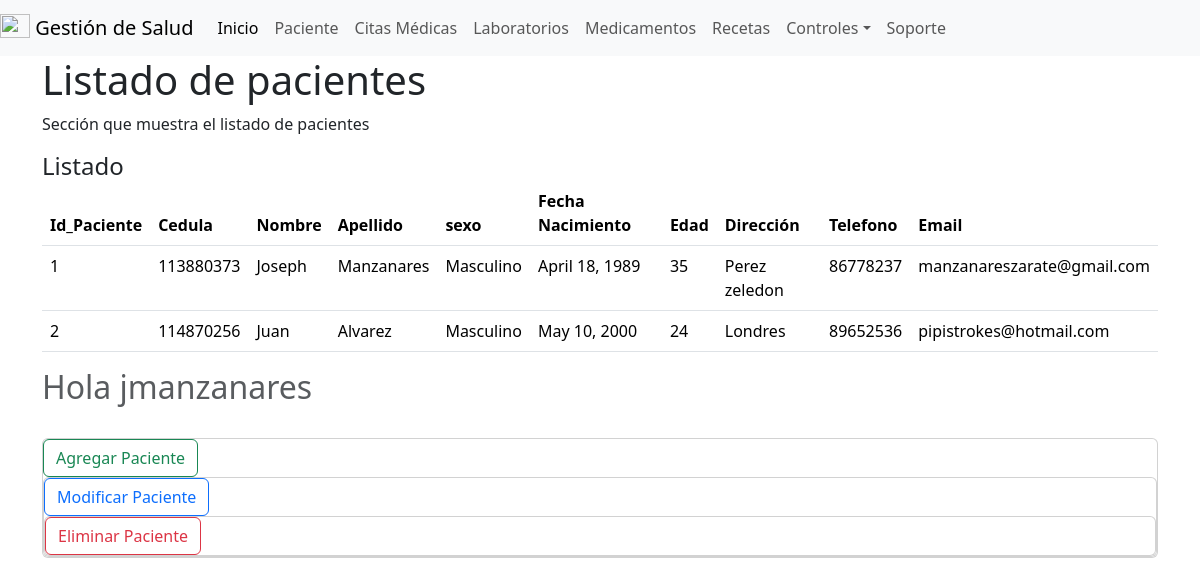
/index/ (signed in), run on an earlier commit of the app's database.
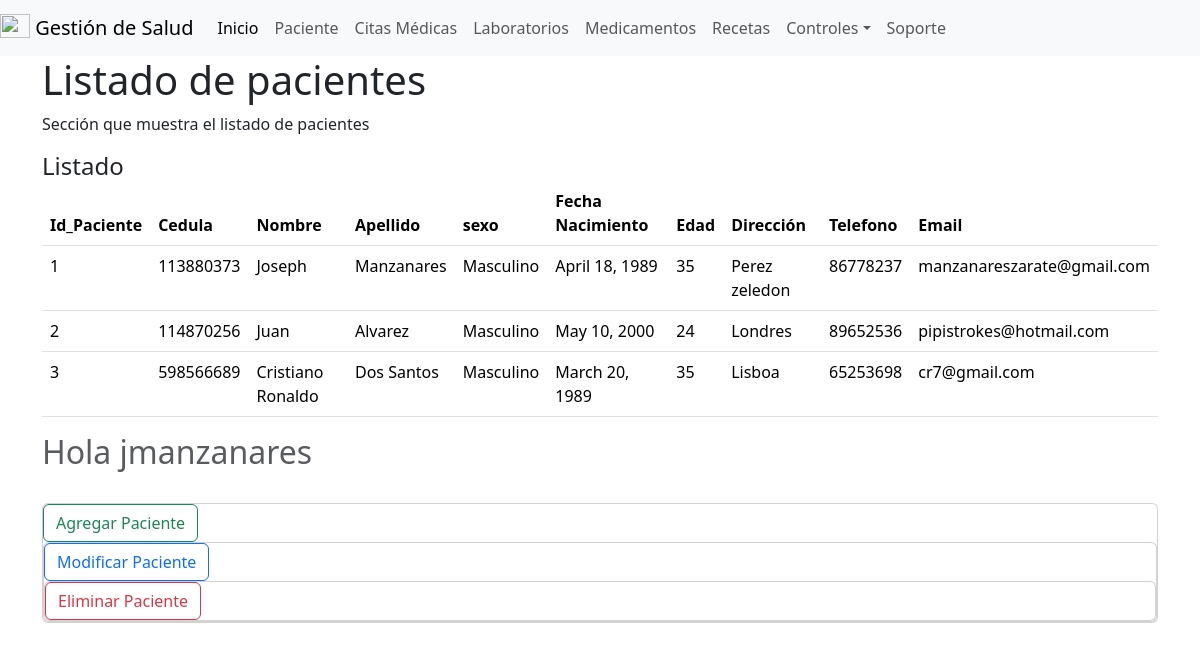
And on a later commit of the database.
### salud/models.py (models this page shows, shortened)
class paciente(models.Model):
    id_paciente = models.AutoField(primary_key=True , verbose_name='ID_Paciente')
    cedula = models.IntegerField(null=True,verbose_name='Cedula')
    nombre = models.CharField(max_length=50, verbose_name='Nombre')
    apellido = models.CharField(max_length=50, verbose_name='Apellido')
    sexo = models.CharField(max_length=20, verbose_name='Sexo')
    fecha_Nacimiento = models.DateField(null=True, verbose_name='Fecha de Nacimiento')
    edad = models.IntegerField ( verbose_name='Edad')
    direccion = models.CharField(max_length=50, verbose_name='Direccion')
    telefono = models.IntegerField( verbose_name='Telefono')
    email = models.EmailField( verbose_name='Email')

### salud/views.py (the view)
# urls.py: path('index/', views.index, name='index'),
@login_required
def index(request):
    pacientes = paciente.objects.all()
    return render (request, 'Programar/index.html', context={'pacientes':pacientes})

### salud/templates/Programar/index.html (shortened to what this page needs)
{% extends "base.html" %}
{% block contenido %}
    <h1>Listado de pacientes</h1>
    <p>Sección que muestra el listado de pacientes</p>
        <div class="card-body">
            <h4 class="card-title">Listado</h4>
            <table class="table" id="myTable">
                <thead>
                        <th>Id_Paciente</th>
                        <th>Cedula</th>
                        <th>Nombre</th>
                        <th>Apellido</th>
                        <th>sexo</th>
                        <th>Fecha Nacimiento</th>
                        <th>Edad</th>
                        <th>Dirección</th>
                        <th>Telefono</th>
                        <th>Email</th>
                </thead>
                <tbody>
                    {% for pacientes in pacientes  %}
                    <tr>
                        <td>{{ pacientes.id_paciente }}</td>
                        <td>{{ pacientes.cedula}}</td>
                        <td>{{ pacientes.nombre }}</td>
                        <td>{{ pacientes.apellido}}</td>
                        <td>{{ pacientes.sexo}}</td>
                        <td>{{ pacientes.fecha_Nacimiento}}</td>
                        <td>{{ pacientes.edad}}</td>
                        <td>{{ pacientes.direccion}}</td>
                        <td>{{ pacientes.telefono}}</td>
                        <td>{{ pacientes.email}}</td>
                    </tr>
                    {% endfor %}
                </tbody>
            </table>
        </div>
        <div class="card-footer text-muted">
            {% if request.user.is_authenticated %}
            <h2>Hola {{ request.user.username }}</h2>
            {% endif %}
            <br>
            <div class="card">
                <div class=""><a
                    name=""
                    id=""
                    class="btn btn-outline-success"
                    href="{% url 'agregar' %}"
                    role="button"
                    >Agregar Paciente</a>
                </div>
                <div class="card">
                    <div class=""><a
                        name=""
                        id=""
                        class="btn btn-outline-primary"
                        href="{% url 'agregar'%}"
                        role="button"
                        >Modificar Paciente</a
                    >
                    </div>
                    <div class="card">
                        <div class=""><a
                            name=""
                            id=""
                            class="btn btn-outline-danger"
                            href="{%url 'agregar'%}"
                            role="button"
                            >Eliminar Paciente</a
                        >
                        </div>
        </div>
    </div>
{% endblock %}

What changed in the data, as far as the page shows it:
added paciente: id_paciente "3", cedula "598566689", nombre "Cristiano Ronaldo", apellido "Dos Santos", sexo "Masculino", fecha_Nacimiento "March 20, 1989", edad "35", direccion "Lisboa", telefono "65253698", email "cr7@gmail.com"
